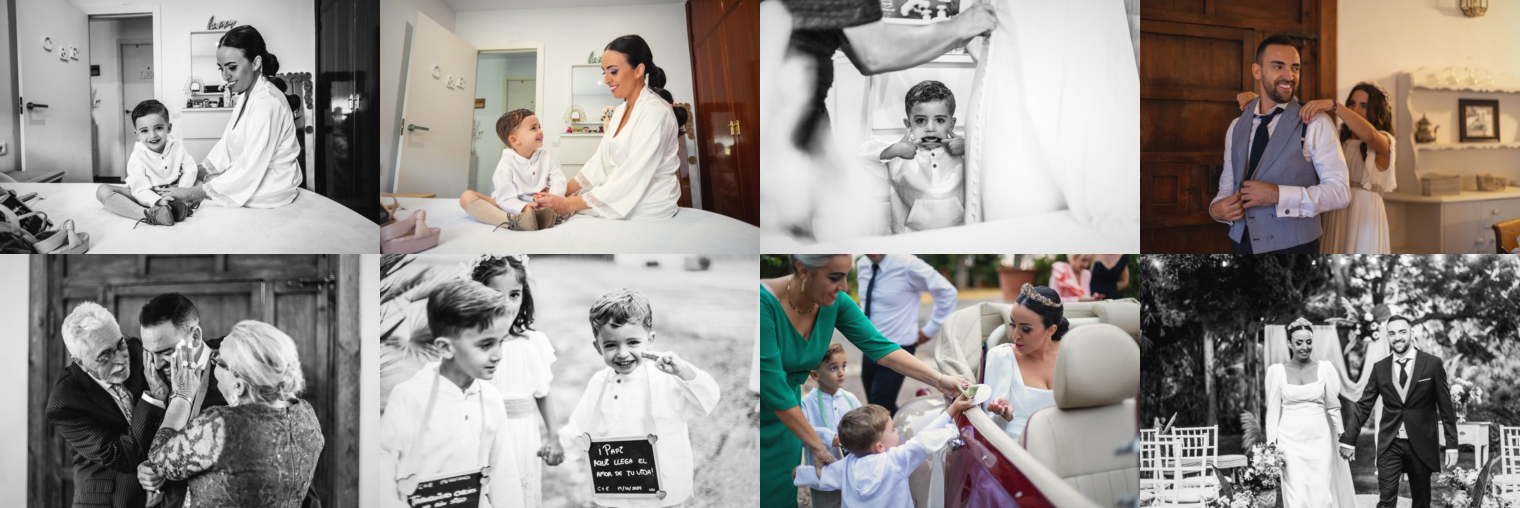
#> input picture _to_delete/sheets/carmen-y-enrique.png, 1520 x 508 px
$ python desetalonar.py ../_to_delete/sheets/carmen-y-enrique.png out.png
#> lines starting #> are read from the running program, lines starting #| are printed output that depends on the picture
"""Deshace la PARTE DE COLOR del etalonado de la casa sobre un fichero YA
publicado, para los casos en los que no queda el original de cámara.

POR QUÉ EXISTE. `grade-photos.py` hace cinco cosas: curva de tono, viraje
partido (altas luces cálidas, sombras frías), un +2% de saturación, viñeta y
grano. En una toma a contraluz sobre fondo blanco --el retrato de la novia con
el ramo de Eva y Rafa-- las tres del medio se pelean con la fotografía en vez
de ayudarla: el viraje convierte la calidez que la toma YA traía en un tinte
anaranjado, la saturación lo subraya, y la viñeta cierra las esquinas de un
fondo que debería ser blanco liso. El estudio lo describió como «demasiado
rojiza». Es el mismo problema que content/mosaic.ts documenta para su casilla
`grade: 'soft'`, sólo que allí se corrige desde el CSS y aquí hay que corregir
el fichero.

QUÉ DESHACE Y QUÉ NO. Viñeta, saturación y viraje, que son las tres
operaciones invertibles exactamente. La curva de tono y el grano se quedan:
son el «papel» de este sitio, no son lo que chirría, y además no se pueden
invertir sin inventar información.

EL ORDEN IMPORTA, y es el inverso del de `grade-photos.py`: viñeta, luego
saturación, luego viraje. Si se deshace el viraje primero, sus pesos `hi`/`sh`
se calculan sobre una imagen que todavía lleva la viñeta encima --hasta un 16%
más oscura en las esquinas--, la luminancia sale subestimada y la corrección
del canal azul se equivoca en unos dos niveles de 255 justo donde más se nota,
que es el fondo.

EL ÚNICO ERROR QUE QUEDA es estimar la luminancia del viraje sobre la imagen
ya virada en vez de sobre la de antes. El viraje mueve como mucho un 5,85% (el
canal azul en las altas luces: 0,935 atenuado por 0,9), así que es un error de
segundo orden.

EL RECUENTO DE PÍXELES RECORTADOS QUE IMPRIME NO ES ADORNO. Quitar el viraje
DIVIDE, o sea que sube valores, y un fondo que ya estaba casi en blanco se
sale por arriba. En el retrato del ramo eso es un 7,7% de muestras, todas en
la pared: no se pierde detalle porque ahí no había ninguno. Si sale un número
así en una fotografía con altas luces que sí importan (un vestido al sol), hay
que bajar `--tinte` en vez de aceptarlo.

Uso: python scripts/desetalonar.py <entrada.webp> <salida.webp> [--tinte 1.0]
     [--vineta 1.0] [--calidad 90]
"""
import argparse
import numpy as np
from PIL import Image

# Los mismos valores que aplica grade-photos.py. Si cambian allí, cambian aquí.
WARM = np.array([1.000, 0.980, 0.935], np.float32)
COOL = np.array([0.955, 0.985, 1.055], np.float32)
SAT = 1.02


def _lum(a):
    return a[..., 0] * 0.2126 + a[..., 1] * 0.7152 + a[..., 2] * 0.0722


def desvinetar(a, fuerza=1.0):
    h, w = a.shape[:2]
    yy, xx = np.mgrid[0:h, 0:w].astype(np.float32)
    r = np.sqrt(((xx - w / 2) / (w / 2)) ** 2 + ((yy - h / 2) / (h / 2)) ** 2) / np.sqrt(2)
    vig = 1.0 - 0.16 * np.clip(r - 0.30, 0, 1) ** 1.5 / (0.70 ** 1.5)
    return a / (1.0 - (1.0 - vig) * fuerza)[..., None]


def dessaturar(a, fuerza=1.0):
    l = _lum(a)[..., None]
    return l + (a - l) / (1.0 + (SAT - 1.0) * fuerza)


def desvirar(a, fuerza=1.0):
    l = _lum(a)[..., None]
    hi = np.clip(l, 0, 1) ** 2.0
    sh = np.clip(1.0 - l, 0, 1) ** 2.0
    m = 1.0 + (WARM - 1.0) * hi * 0.9 + (COOL - 1.0) * sh * 0.9
    return a / (1.0 + (m - 1.0) * fuerza)


def es_bn(im, umbral=12.0):
    """La misma prueba que usa grade-photos.py para saltarse el viraje."""
    hsv = np.asarray(im.convert('RGB').resize((64, 64)).convert('HSV'), np.float32)
    return float(hsv[..., 1].mean()) < umbral


if __name__ == '__main__':
    ap = argparse.ArgumentParser()
    ap.add_argument('src'); ap.add_argument('dst')
    ap.add_argument('--tinte', type=float, default=1.0)
    ap.add_argument('--vineta', type=float, default=1.0)
    ap.add_argument('--calidad', type=int, default=90)
    args = ap.parse_args()
    # Fuera de [0,1] el divisor de cualquiera de las dos inversiones cambia de
    # signo (la viñeta a partir de 6,25, el viraje a partir de 15,4) y lo que
    # sale son inf y nan que `clip` no limpia y `uint8` convierte en basura.
    for nombre, valor in (('--tinte', args.tinte), ('--vineta', args.vineta)):
        if not 0.0 <= valor <= 1.0:
            raise SystemExit(f'{nombre} tiene que estar entre 0 y 1 (recibido {valor})')

    im = Image.open(args.src).convert('RGB')
#> im is the input picture: PIL image 1520x508 RGB; mean R, G, B 151.4, 146.6, 143
    # En un blanco y negro grade-photos.py NO aplica ni viraje ni saturación,
    # así que deshacerlos aquí sería AÑADIR un tinte a una foto que no lo
    # tiene. La viñeta sí se le aplica, y sí se deshace.
    bn = es_bn(im)
#> in es_bn, `hsv = np.asarray(im.convert('RGB').resize((64, 64)).convert('HSV'), np..`:
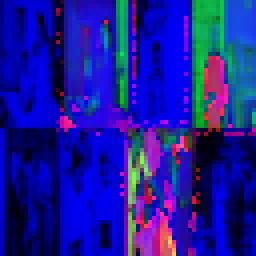
#> hsv: shape (64, 64, 3) float32 (shown 4 times larger); mean R, G, B 26.2, 26, 153.3
#> bn = False
    a = np.asarray(im, np.float32) / 255.0
    a = desvinetar(a, args.vineta)
    if not bn:
        a = dessaturar(a, args.tinte)
#> in _lum, `return a[..., 0] * 0.2126 + a[..., 1] * 0.7152 + a[..., 2] * 0.0722`:
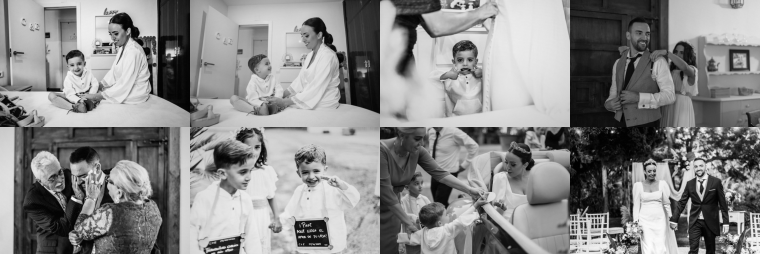
#> returned value: shape (508, 1520) float32 (shown at 1/2 size); min 0.0318, max 1.09, mean 0.602; drawn with min black and max white
        a = desvirar(a, args.tinte)
#> in desvirar, `hi = np.clip(l, 0, 1) ** 2.0`:
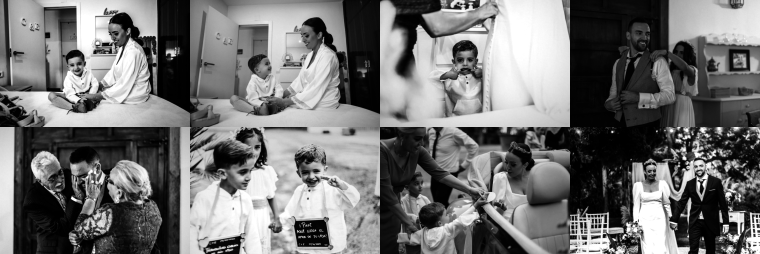
#> hi: shape (508, 1520, 1) float32 (shown at 1/2 size); min 0.00101, max 1, mean 0.454
#> in desvirar, `sh = np.clip(1.0 - l, 0, 1) ** 2.0`:
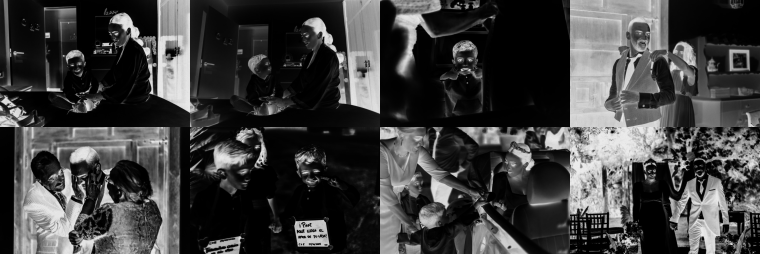
#> sh: shape (508, 1520, 1) float32 (shown at 1/2 size); min 0, max 0.937, mean 0.25
#> in desvirar, `m = 1.0 + (WARM - 1.0) * hi * 0.9 + (COOL - 1.0) * sh * 0.9`:
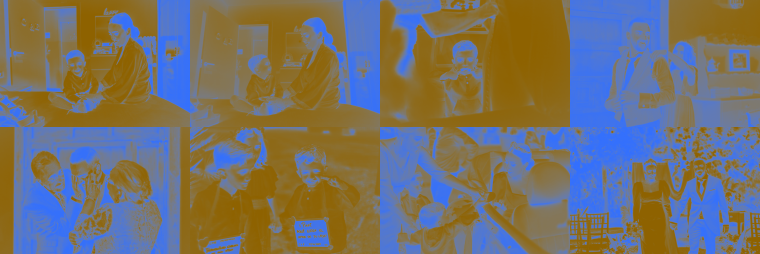
#> m: shape (508, 1520, 3) float32 (shown at 1/2 size); mean R, G, B 0.992, 0.995, 0.985; drawn with min black and max white
    recortados = int((a > 1.0).sum() + (a < 0.0).sum())
#> recortados = 126428
    out = Image.fromarray((np.clip(a, 0, 1) * 255.0 + 0.5).astype(np.uint8), 'RGB')
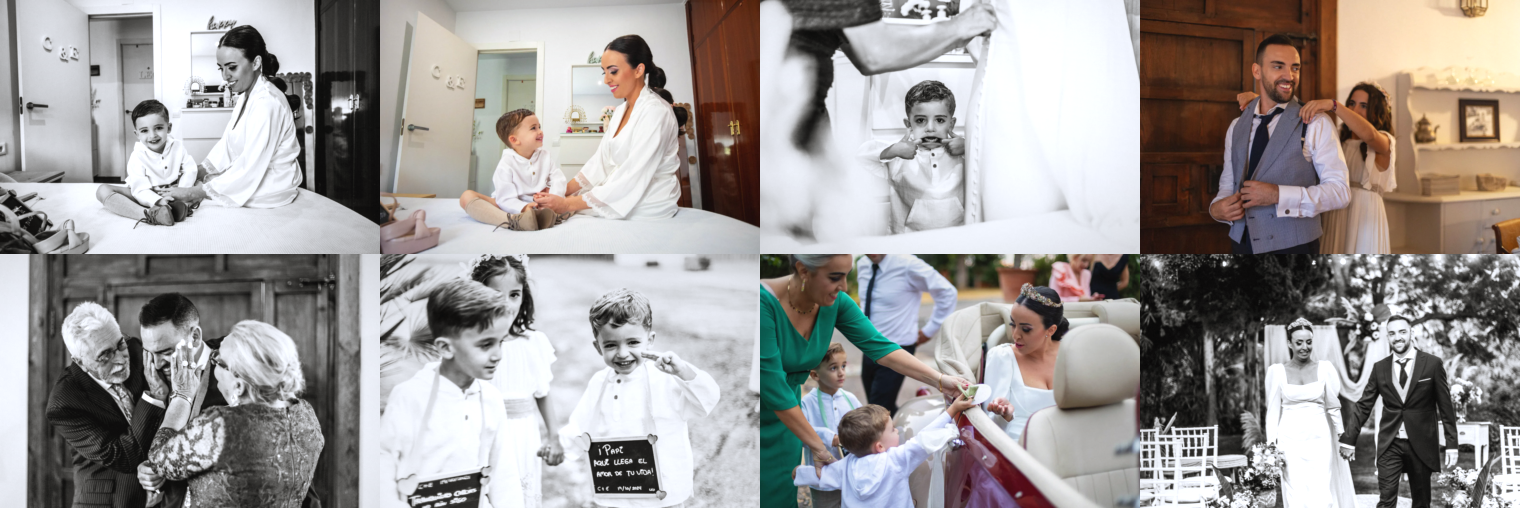
#> out: PIL image 1520x508 RGB; mean R, G, B 158.4, 154.6, 153.1
    out.save(args.dst, 'WEBP', quality=args.calidad, method=6)
    print(f'{args.dst} {out.size} bn={bn} '
          f'recortados={recortados} ({100 * recortados / a.size:.3f}%)')
#| out.png (1520, 508) bn=False recortados=126428 (5.458%)

$ run again, on _to_delete/sheets/jesus-y-javi.png
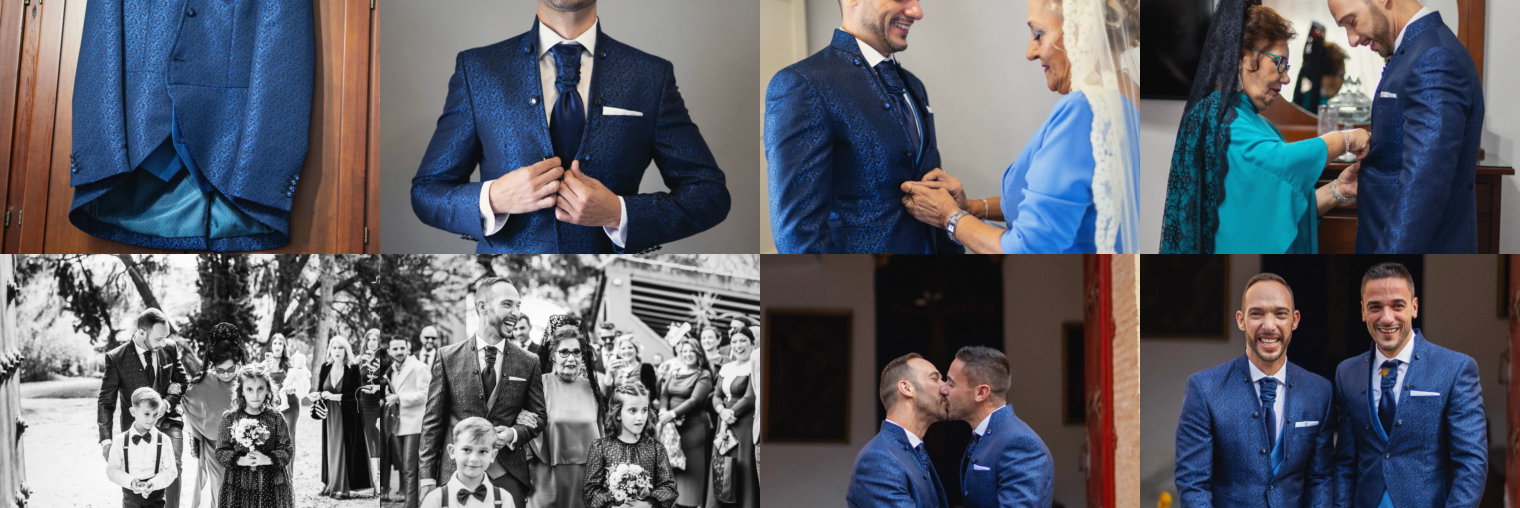
#> input picture _to_delete/sheets/jesus-y-javi.png, 1520 x 508 px
#> im is the input picture: PIL image 1520x508 RGB; mean R, G, B 93.9, 96.3, 104.9
#> bn = False
#> in desvirar, `m = 1.0 + (WARM - 1.0) * hi * 0.9 + (COOL - 1.0) * sh * 0.9`:
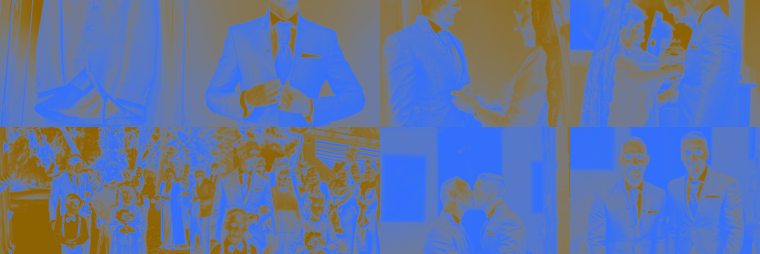
#> m: shape (508, 1520, 3) float32 (shown at 1/2 size); mean R, G, B 0.985, 0.996, 1.01; drawn with min black and max white
#> recortados = 64787
#> `out = Image.fromarray((np.clip(a, 0, 1) * 255.0 + 0.5).astype(np.uint8..`:
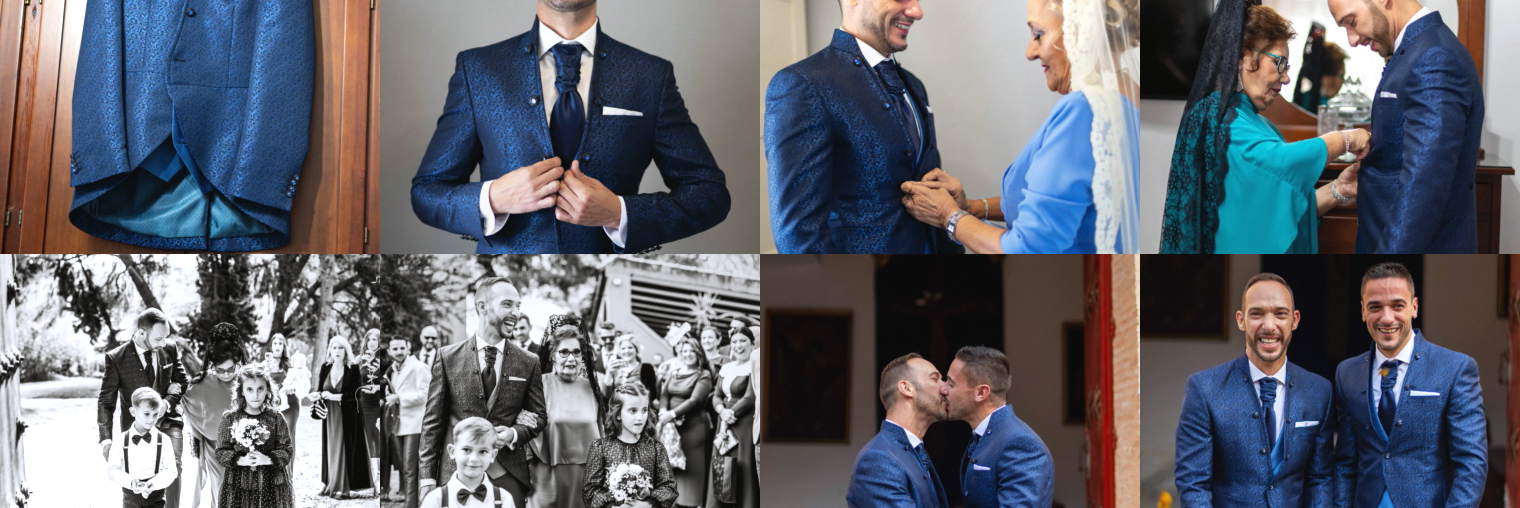
#> out: PIL image 1520x508 RGB; mean R, G, B 99.3, 101.7, 110.2
#| out.png (1520, 508) bn=False recortados=64787 (2.797%)

$ run again, on _to_delete/sheets/m-angeles-y-borja.png
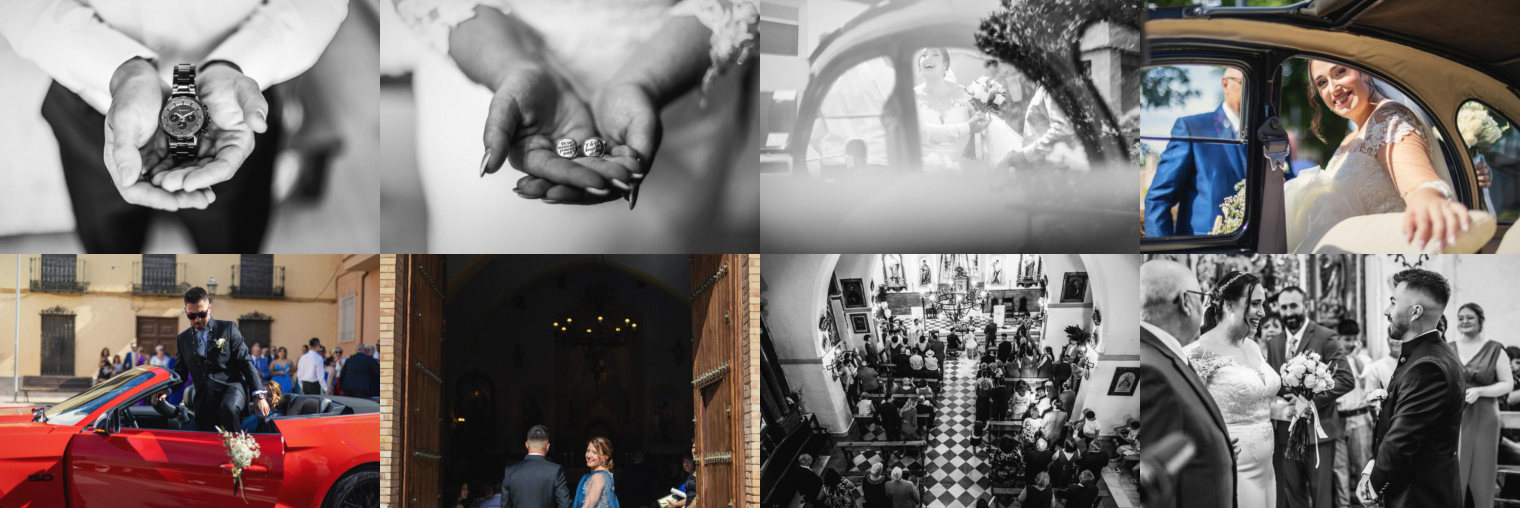
#> input picture _to_delete/sheets/m-angeles-y-borja.png, 1520 x 508 px
#> im is the input picture: PIL image 1520x508 RGB; mean R, G, B 121.4, 114.1, 111.9
#> in es_bn, `hsv = np.asarray(im.convert('RGB').resize((64, 64)).convert('HSV'), np..`:
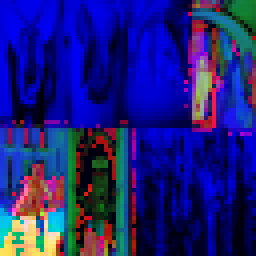
#> hsv: shape (64, 64, 3) float32 (shown 4 times larger); mean R, G, B 28.9, 29.6, 123.3
#> bn = False
#> recortados = 86237
#> `out = Image.fromarray((np.clip(a, 0, 1) * 255.0 + 0.5).astype(np.uint8..`:
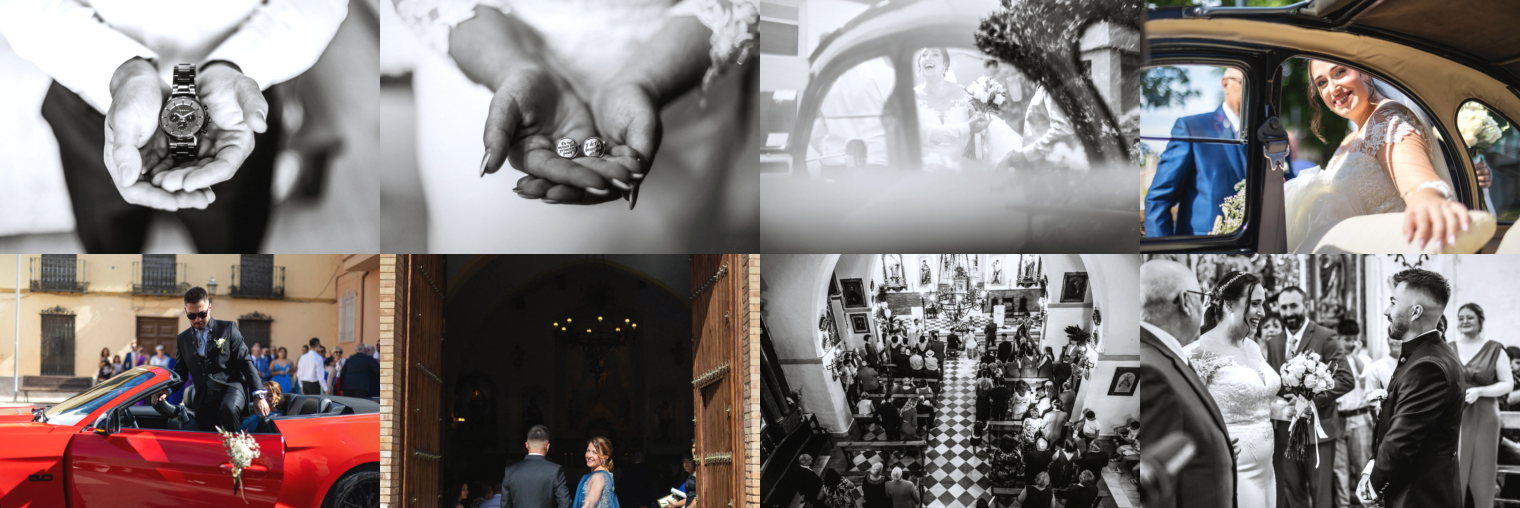
#> out: PIL image 1520x508 RGB; mean R, G, B 127.6, 120.2, 118.8
#| out.png (1520, 508) bn=False recortados=86237 (3.723%)
